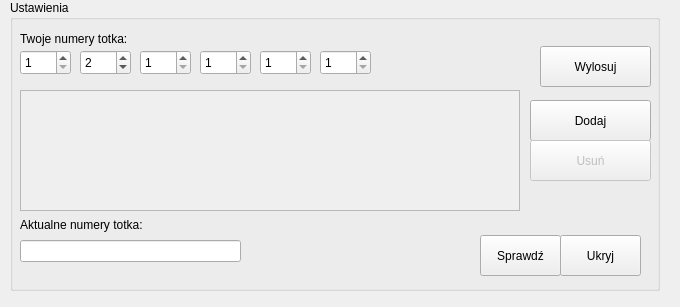
<?xml version="1.0" encoding="UTF-8"?>
<ui version="4.0">
 <class>Form</class>
 <widget class="QWidget" name="Form">
  <property name="geometry">
   <rect>
    <x>0</x>
    <y>0</y>
    <width>680</width>
    <height>307</height>
   </rect>
  </property>
  <property name="sizePolicy">
   <sizepolicy hsizetype="Expanding" vsizetype="Expanding">
    <horstretch>0</horstretch>
    <verstretch>0</verstretch>
   </sizepolicy>
  </property>
  <property name="minimumSize">
   <size>
    <width>680</width>
    <height>307</height>
   </size>
  </property>
  <property name="maximumSize">
   <size>
    <width>680</width>
    <height>307</height>
   </size>
  </property>
  <property name="contextMenuPolicy">
   <enum>Qt::NoContextMenu</enum>
  </property>
  <property name="windowTitle">
   <string>Duży lotek</string>
  </property>
  <widget class="QGroupBox" name="groupBox">
   <property name="geometry">
    <rect>
     <x>10</x>
     <y>0</y>
     <width>650</width>
     <height>291</height>
    </rect>
   </property>
   <property name="sizePolicy">
    <sizepolicy hsizetype="Ignored" vsizetype="Ignored">
     <horstretch>20</horstretch>
     <verstretch>20</verstretch>
    </sizepolicy>
   </property>
   <property name="title">
    <string>Ustawienia</string>
   </property>
   <widget class="QLabel" name="label_2">
    <property name="geometry">
     <rect>
      <x>10</x>
      <y>30</y>
      <width>129</width>
      <height>17</height>
     </rect>
    </property>
    <property name="text">
     <string>Twoje numery totka:</string>
    </property>
   </widget>
   <widget class="QSpinBox" name="spinBox_1">
    <property name="geometry">
     <rect>
      <x>10</x>
      <y>50</y>
      <width>51</width>
      <height>25</height>
     </rect>
    </property>
    <property name="toolTip">
     <string>Numer 1</string>
    </property>
    <property name="minimum">
     <number>1</number>
    </property>
    <property name="maximum">
     <number>49</number>
    </property>
   </widget>
   <widget class="QSpinBox" name="spinBox_2">
    <property name="geometry">
     <rect>
      <x>70</x>
      <y>50</y>
      <width>51</width>
      <height>25</height>
     </rect>
    </property>
    <property name="toolTip">
     <string>Numer 2</string>
    </property>
    <property name="minimum">
     <number>1</number>
    </property>
    <property name="maximum">
     <number>49</number>
    </property>
    <property name="value">
     <number>2</number>
    </property>
   </widget>
   <widget class="QSpinBox" name="spinBox_3">
    <property name="geometry">
     <rect>
      <x>130</x>
      <y>50</y>
      <width>51</width>
      <height>25</height>
     </rect>
    </property>
    <property name="toolTip">
     <string>Numer 3</string>
    </property>
    <property name="minimum">
     <number>1</number>
    </property>
    <property name="maximum">
     <number>49</number>
    </property>
   </widget>
   <widget class="QSpinBox" name="spinBox_4">
    <property name="geometry">
     <rect>
      <x>190</x>
      <y>50</y>
      <width>51</width>
      <height>25</height>
     </rect>
    </property>
    <property name="toolTip">
     <string>Numer 4</string>
    </property>
    <property name="minimum">
     <number>1</number>
    </property>
    <property name="maximum">
     <number>49</number>
    </property>
   </widget>
   <widget class="QLabel" name="label_3">
    <property name="geometry">
     <rect>
      <x>10</x>
      <y>216</y>
      <width>148</width>
      <height>17</height>
     </rect>
    </property>
    <property name="text">
     <string>Aktualne numery totka:</string>
    </property>
   </widget>
   <widget class="QLineEdit" name="lineEditLottoNumbers">
    <property name="geometry">
     <rect>
      <x>10</x>
      <y>240</y>
      <width>221</width>
      <height>22</height>
     </rect>
    </property>
    <property name="sizePolicy">
     <sizepolicy hsizetype="Ignored" vsizetype="Fixed">
      <horstretch>0</horstretch>
      <verstretch>0</verstretch>
     </sizepolicy>
    </property>
    <property name="maxLength">
     <number>17</number>
    </property>
    <property name="echoMode">
     <enum>QLineEdit::Normal</enum>
    </property>
    <property name="readOnly">
     <bool>true</bool>
    </property>
   </widget>
   <widget class="QPushButton" name="pushButtonRandom">
    <property name="geometry">
     <rect>
      <x>530</x>
      <y>46</y>
      <width>111</width>
      <height>41</height>
     </rect>
    </property>
    <property name="sizePolicy">
     <sizepolicy hsizetype="Ignored" vsizetype="Ignored">
      <horstretch>0</horstretch>
      <verstretch>0</verstretch>
     </sizepolicy>
    </property>
    <property name="text">
     <string>Wylosuj</string>
    </property>
   </widget>
   <widget class="QSpinBox" name="spinBox_5">
    <property name="geometry">
     <rect>
      <x>250</x>
      <y>50</y>
      <width>51</width>
      <height>25</height>
     </rect>
    </property>
    <property name="toolTip">
     <string>Numer 5</string>
    </property>
    <property name="minimum">
     <number>1</number>
    </property>
    <property name="maximum">
     <number>49</number>
    </property>
   </widget>
   <widget class="QSpinBox" name="spinBox_6">
    <property name="geometry">
     <rect>
      <x>310</x>
      <y>50</y>
      <width>51</width>
      <height>25</height>
     </rect>
    </property>
    <property name="toolTip">
     <string>Numer 6</string>
    </property>
    <property name="minimum">
     <number>1</number>
    </property>
    <property name="maximum">
     <number>49</number>
    </property>
   </widget>
   <widget class="QPushButton" name="pushButtonCheck">
    <property name="enabled">
     <bool>true</bool>
    </property>
    <property name="geometry">
     <rect>
      <x>470</x>
      <y>235</y>
      <width>81</width>
      <height>41</height>
     </rect>
    </property>
    <property name="sizePolicy">
     <sizepolicy hsizetype="Ignored" vsizetype="Ignored">
      <horstretch>0</horstretch>
      <verstretch>0</verstretch>
     </sizepolicy>
    </property>
    <property name="text">
     <string>Sprawdź</string>
    </property>
   </widget>
   <widget class="QPushButton" name="pushButtonHide">
    <property name="geometry">
     <rect>
      <x>550</x>
      <y>235</y>
      <width>81</width>
      <height>41</height>
     </rect>
    </property>
    <property name="sizePolicy">
     <sizepolicy hsizetype="Ignored" vsizetype="Ignored">
      <horstretch>0</horstretch>
      <verstretch>0</verstretch>
     </sizepolicy>
    </property>
    <property name="text">
     <string>Ukryj</string>
    </property>
   </widget>
   <widget class="QScrollArea" name="scrollArea">
    <property name="geometry">
     <rect>
      <x>10</x>
      <y>90</y>
      <width>500</width>
      <height>121</height>
     </rect>
    </property>
    <property name="widgetResizable">
     <bool>true</bool>
    </property>
    <widget class="QWidget" name="scrollAreaWidgetContents">
     <property name="geometry">
      <rect>
       <x>0</x>
       <y>0</y>
       <width>496</width>
       <height>117</height>
      </rect>
     </property>
    </widget>
   </widget>
   <widget class="QPushButton" name="pushButtonAdd">
    <property name="geometry">
     <rect>
      <x>520</x>
      <y>100</y>
      <width>121</width>
      <height>41</height>
     </rect>
    </property>
    <property name="text">
     <string>Dodaj</string>
    </property>
   </widget>
   <widget class="QPushButton" name="pushButtonDelete">
    <property name="enabled">
     <bool>false</bool>
    </property>
    <property name="geometry">
     <rect>
      <x>520</x>
      <y>140</y>
      <width>121</width>
      <height>41</height>
     </rect>
    </property>
    <property name="text">
     <string>Usuń</string>
    </property>
   </widget>
  </widget>
 </widget>
 <tabstops>
  <tabstop>spinBox_1</tabstop>
  <tabstop>spinBox_2</tabstop>
  <tabstop>spinBox_3</tabstop>
  <tabstop>spinBox_4</tabstop>
  <tabstop>spinBox_5</tabstop>
  <tabstop>spinBox_6</tabstop>
  <tabstop>scrollArea</tabstop>
  <tabstop>pushButtonRandom</tabstop>
  <tabstop>pushButtonAdd</tabstop>
  <tabstop>pushButtonDelete</tabstop>
  <tabstop>lineEditLottoNumbers</tabstop>
  <tabstop>pushButtonCheck</tabstop>
  <tabstop>pushButtonHide</tabstop>
 </tabstops>
 <resources>
  <include location="icons.qrc"/>
 </resources>
 <connections/>
</ui>
